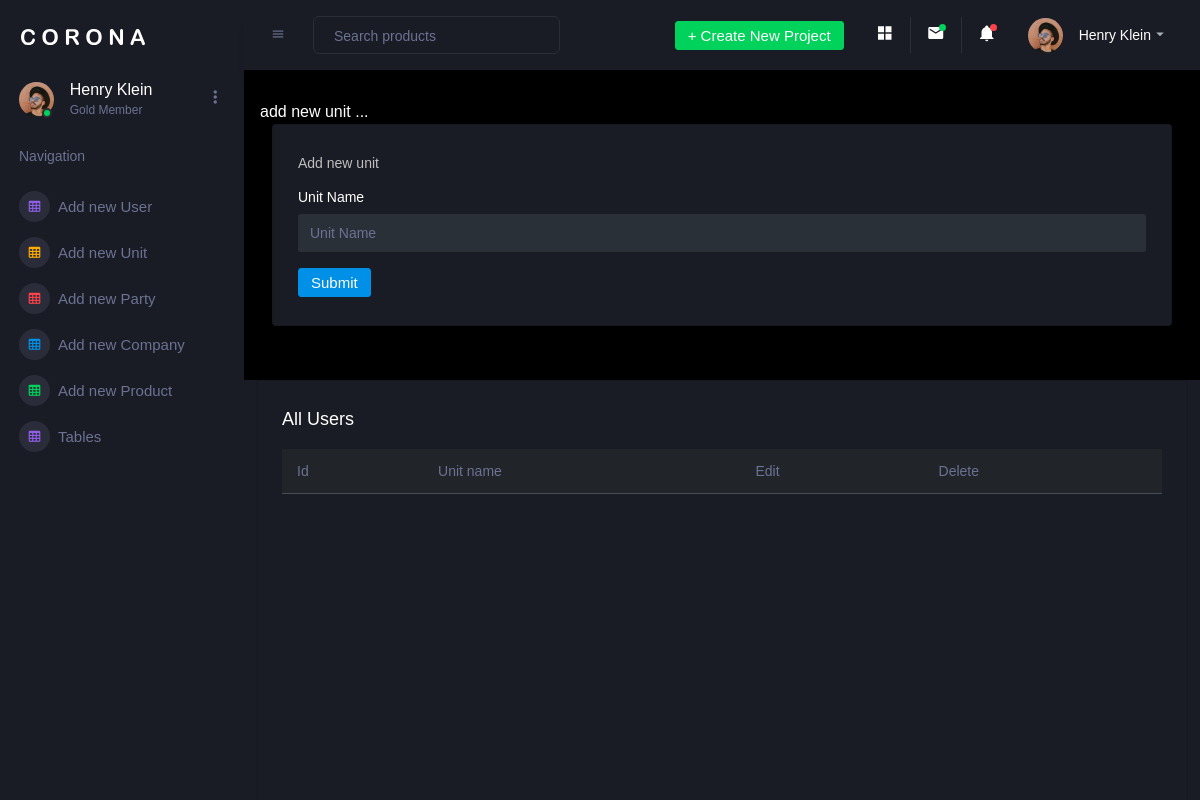
Before: /admin/add_new_unit.php with the older database file.
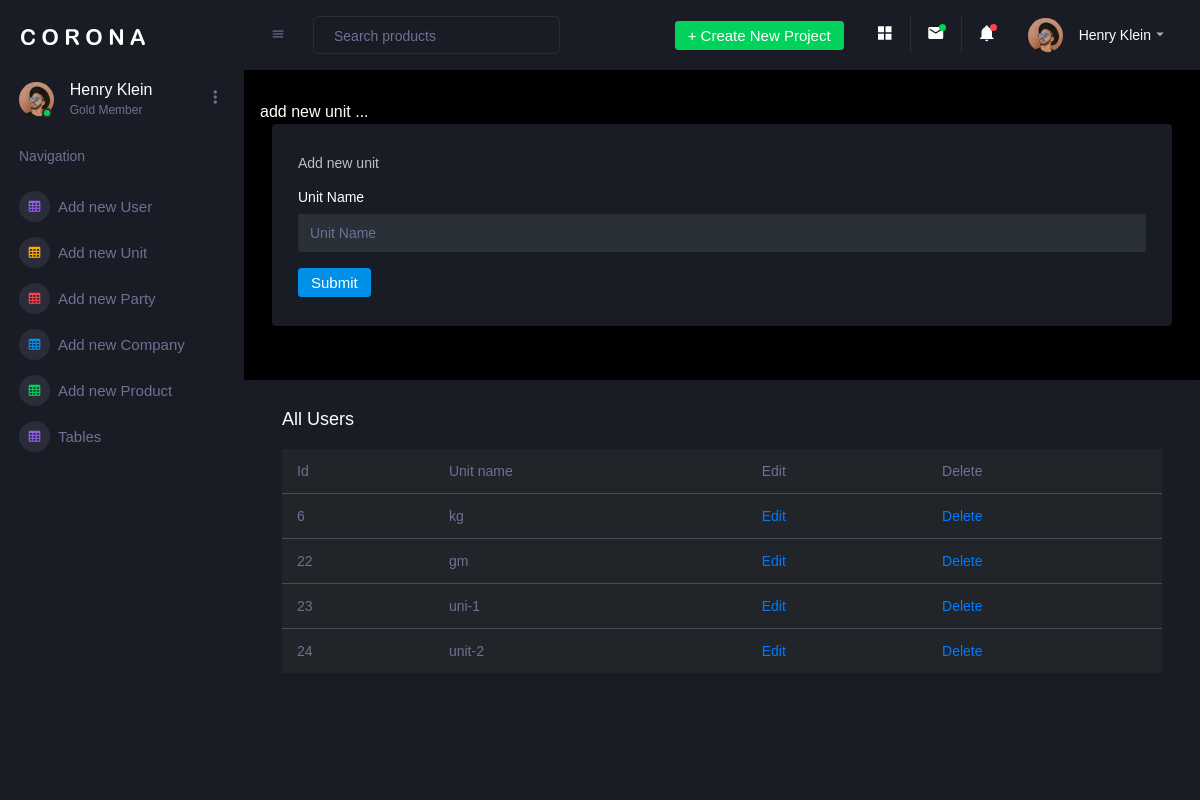
After: the same page with the newer database file.
### tables this page shows
CREATE TABLE `unit` (
  `id` int(5) NOT NULL,
  `unit` varchar(100) NOT NULL
);

### admin/add_new_unit.php (the view, shortened to what this page needs)
<?php
include "header.php";
include "../user/connection.php";
?>
    <div class="main-panel">
        <div class="content-wrapper">
            <div class="row">
               add new unit ...
                <div class="col-12 grid-margin stretch-card">
                    <div class="card">
                        <div class="card-body">
                            <p class="card-description"> Add new unit</p>
                            <form class="forms-sample" action="" method="post" name="form1">
                                <div class="form-group">
                                    <label> Unit Name</label>
                                    <input type="text" class="form-control" name="unitname" placeholder="Unit Name">
                                </div>
                                <button type="submit" class="btn btn-primary mr-2" name="submit1">Submit</button>
                            </form>
                        </div>
                    </div>
                </div>
            </div>
        </div>
        <div class="col-lg-12 grid-margin stretch-card">
            <div class="card">
                <div class="card-body">
                    <h4 class="card-title">All Users </h4>
                    <div class="table-responsive">
                        <table class="table table-dark">
                            <thead>
                            <tr>
                                <th> Id </th>
                                <th> Unit name </th>
                                <th> Edit </th>
                                <th> Delete </th>
                            </tr>
                            </thead>
                            <tbody>
                            <?php
                            $res=mysqli_query($link,"select * from unit");
                            while($row=mysqli_fetch_assoc($res)){ ?>
                                <tr>
                                    <td> <?= $row['id'];?> </td>
                                    <td> <?= $row['unit'];?> </td>
                                    <td> <a href="edit_unit.php?id=<?php echo $row['id'];?>"> Edit </a></td>
                                    <td> <a href="delete_unit.php?id=<?php echo $row['id'];?>"> Delete </a></td>
                                </tr>
                            <?php }  ?>
                            </tbody>
                        </table>
                    </div>
                </div>
            </div>
        </div>
    </div>

### admin/header.php (shortened to what this page needs)
<!DOCTYPE html>
<html lang="en">
<head>
    <link rel="stylesheet" href="assets/vendors/mdi/css/materialdesignicons.min.css">
    <link rel="stylesheet" href="assets/vendors/css/vendor.bundle.base.css">
    <link rel="stylesheet" href="assets/vendors/jvectormap/jquery-jvectormap.css">
    <link rel="stylesheet" href="assets/vendors/flag-icon-css/css/flag-icon.min.css">
    <link rel="stylesheet" href="assets/vendors/owl-carousel-2/owl.carousel.min.css">
    <link rel="stylesheet" href="assets/vendors/owl-carousel-2/owl.theme.default.min.css">
    <link rel="stylesheet" href="assets/css/style.css">
</head>
<body>
<div class="container-scroller">
    <nav class="sidebar sidebar-offcanvas" id="sidebar">
        <div class="sidebar-brand-wrapper d-none d-lg-flex align-items-center justify-content-center fixed-top">
            <a class="sidebar-brand brand-logo" href="index.html"><img src="assets/images/logo.svg" alt="logo" /></a>
        </div>
        <ul class="nav">
            <li class="nav-item profile">
                <div class="profile-desc">
                    <div class="profile-pic">
                        <div class="count-indicator">
                            <img class="img-xs rounded-circle " src="assets/images/faces/face15.jpg" alt="">
                            <span class="count bg-success"></span>
                        </div>
                        <div class="profile-name">
                            <h5 class="mb-0 font-weight-normal">Henry Klein</h5>
                            <span>Gold Member</span>
                        </div>
                    </div>
                    <a href="#" id="profile-dropdown" data-toggle="dropdown"><i class="mdi mdi-dots-vertical"></i></a>
                </div>
            </li>
            <li class="nav-item nav-category">
                <span class="nav-link">Navigation</span>
            </li>
            <li class="nav-item menu-items">
                <a class="nav-link" href="add_new_user.php">
              <span class="menu-icon">
                <i class="mdi mdi-table-large"></i>
              </span>
                    <span class="menu-title">Add new User </span>
                </a>
            </li>
            <li class="nav-item menu-items">
                <a class="nav-link" href="add_new_unit.php">
              <span class="menu-icon">
                <i class="mdi mdi-table-large"></i>
              </span>
                    <span class="menu-title">Add new Unit </span>
                </a>
            </li>
            <li class="nav-item menu-items">
                <a class="nav-link" href="add_new_party.php">
              <span class="menu-icon">
                <i class="mdi mdi-table-large"></i>
              </span>
                    <span class="menu-title">Add new Party </span>
                </a>
            </li>
            <li class="nav-item menu-items">
                <a class="nav-link" href="add_company.php">
              <span class="menu-icon">
                <i class="mdi mdi-table-large"></i>
              </span>
                    <span class="menu-title">Add new Company </span>
                </a>
            </li>
            <li class="nav-item menu-items">
                <a class="nav-link" href="add_products.php">
              <span class="menu-icon">
                <i class="mdi mdi-table-large"></i>
              </span>
                    <span class="menu-title">Add new Product </span>
                </a>
            </li>
            <li class="nav-item menu-items">
                <a class="nav-link" href="pages/tables/basic-table.html">
              <span class="menu-icon">
                <i class="mdi mdi-table-large"></i>
              </span>
                    <span class="menu-title">Tables</span>
                </a>
            </li>
        </ul>
    </nav>
    <div class="container-fluid page-body-wrapper">
        <nav class="navbar p-0 fixed-top d-flex flex-row">
            <div class="navbar-menu-wrapper flex-grow d-flex align-items-stretch">
                <button class="navbar-toggler navbar-toggler align-self-center" type="button" data-toggle="minimize">
                    <span class="mdi mdi-menu"></span>
                </button>
                <ul class="navbar-nav w-100">
                    <li class="nav-item w-100">
                        <form class="nav-link mt-2 mt-md-0 d-none d-lg-flex search">
                            <input type="text" class="form-control" placeholder="Search products">
                        </form>
                    </li>
                </ul>
                <ul class="navbar-nav navbar-nav-right">
                    <li class="nav-item dropdown d-none d-lg-block">
                        <a class="nav-link btn btn-success create-new-button" id="createbuttonDropdown" data-toggle="dropdown" aria-expanded="false" href="#">+ Create New Project</a>
                    </li>
                    <li class="nav-item nav-settings d-none d-lg-block">
                        <a class="nav-link" href="#">
                            <i class="mdi mdi-view-grid"></i>
                        </a>
                    </li>
                    <li class="nav-item dropdown border-left">
                        <a class="nav-link count-indicator dropdown-toggle" id="messageDropdown" href="#" data-toggle="dropdown" aria-expanded="false">
                            <i class="mdi mdi-email"></i>
                            <span class="count bg-success"></span>
                        </a>
                    </li>
                    <li class="nav-item dropdown border-left">
                        <a class="nav-link count-indicator dropdown-toggle" id="notificationDropdown" href="#" data-toggle="dropdown">
                            <i class="mdi mdi-bell"></i>
                            <span class="count bg-danger"></span>
                        </a>
                    </li>
                    <li class="nav-item dropdown">
                        <a class="nav-link" id="profileDropdown" href="#" data-toggle="dropdown">
                            <div class="navbar-profile">
                                <img class="img-xs rounded-circle" src="assets/images/faces/face15.jpg" alt="">
                                <p class="mb-0 d-none d-sm-block navbar-profile-name">Henry Klein</p>
                                <i class="mdi mdi-menu-down d-none d-sm-block"></i>
                            </div>
                        </a>
                    </li>
                </ul>
            </div>
        </nav>

Changed rows visible on the page:
added unit: id "6", unit "kg"
added unit: id "22", unit "gm"
added unit: id "23", unit "uni-1"
added unit: id "24", unit "unit-2"
